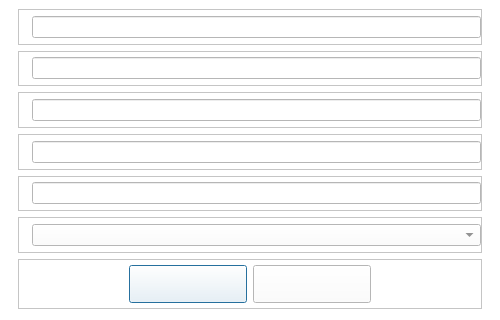
<?xml version="1.0" encoding="UTF-8"?>
<ui version="4.0">
 <class>FormDialog5</class>
 <widget class="QDialog" name="FormDialog5">
  <property name="geometry">
   <rect>
    <x>0</x>
    <y>0</y>
    <width>500</width>
    <height>320</height>
   </rect>
  </property>
  <property name="maximumSize">
   <size>
    <width>1280</width>
    <height>800</height>
   </size>
  </property>
  <property name="windowTitle">
   <string>Dialog</string>
  </property>
  <property name="styleSheet">
   <string notr="true">QLabel
{
	color: rgb(84, 84, 84);
	font: 14pt &quot;Segoe UI&quot;;
}
QPushButton
{
	color: rgb(84, 84, 84);
	font: 14pt &quot;Segoe UI&quot;;
}
QLineEdit
{
	color: rgb(84, 84, 84);
	font: 14pt &quot;Segoe UI&quot;;
}
QComboBox
{
	color: rgb(84, 84, 84);
	font: 14pt &quot;Segoe UI&quot;;
}
QWidget
{
	background-color: rgb(255, 255, 255);
}</string>
  </property>
  <layout class="QGridLayout" name="gridLayout">
   <property name="leftMargin">
    <number>18</number>
   </property>
   <property name="topMargin">
    <number>9</number>
   </property>
   <property name="rightMargin">
    <number>18</number>
   </property>
   <item row="3" column="0">
    <widget class="QFrame" name="frame3">
     <property name="frameShape">
      <enum>QFrame::StyledPanel</enum>
     </property>
     <property name="frameShadow">
      <enum>QFrame::Raised</enum>
     </property>
     <layout class="QHBoxLayout" name="horizontalLayout_5">
      <property name="leftMargin">
       <number>0</number>
      </property>
      <property name="topMargin">
       <number>0</number>
      </property>
      <property name="rightMargin">
       <number>0</number>
      </property>
      <property name="bottomMargin">
       <number>0</number>
      </property>
      <item>
       <widget class="QLabel" name="labelKey3">
        <property name="sizePolicy">
         <sizepolicy hsizetype="Maximum" vsizetype="Preferred">
          <horstretch>0</horstretch>
          <verstretch>0</verstretch>
         </sizepolicy>
        </property>
        <property name="minimumSize">
         <size>
          <width>0</width>
          <height>0</height>
         </size>
        </property>
        <property name="maximumSize">
         <size>
          <width>16777215</width>
          <height>16777215</height>
         </size>
        </property>
       </widget>
      </item>
      <item>
       <widget class="QLineEdit" name="lineEdit3">
        <property name="sizePolicy">
         <sizepolicy hsizetype="Preferred" vsizetype="Fixed">
          <horstretch>0</horstretch>
          <verstretch>0</verstretch>
         </sizepolicy>
        </property>
        <property name="alignment">
         <set>Qt::AlignCenter</set>
        </property>
        <property name="readOnly">
         <bool>true</bool>
        </property>
       </widget>
      </item>
     </layout>
    </widget>
   </item>
   <item row="2" column="0">
    <widget class="QFrame" name="frame2">
     <property name="minimumSize">
      <size>
       <width>100</width>
       <height>0</height>
      </size>
     </property>
     <property name="frameShape">
      <enum>QFrame::StyledPanel</enum>
     </property>
     <property name="frameShadow">
      <enum>QFrame::Raised</enum>
     </property>
     <layout class="QHBoxLayout" name="horizontalLayout_2">
      <property name="leftMargin">
       <number>0</number>
      </property>
      <property name="topMargin">
       <number>0</number>
      </property>
      <property name="rightMargin">
       <number>0</number>
      </property>
      <property name="bottomMargin">
       <number>0</number>
      </property>
      <item>
       <widget class="QLabel" name="labelKey2">
        <property name="sizePolicy">
         <sizepolicy hsizetype="Maximum" vsizetype="Preferred">
          <horstretch>0</horstretch>
          <verstretch>0</verstretch>
         </sizepolicy>
        </property>
        <property name="minimumSize">
         <size>
          <width>0</width>
          <height>0</height>
         </size>
        </property>
        <property name="maximumSize">
         <size>
          <width>16777215</width>
          <height>16777215</height>
         </size>
        </property>
       </widget>
      </item>
      <item>
       <widget class="QLineEdit" name="lineEdit2">
        <property name="sizePolicy">
         <sizepolicy hsizetype="Preferred" vsizetype="Fixed">
          <horstretch>0</horstretch>
          <verstretch>0</verstretch>
         </sizepolicy>
        </property>
        <property name="alignment">
         <set>Qt::AlignCenter</set>
        </property>
        <property name="readOnly">
         <bool>true</bool>
        </property>
       </widget>
      </item>
     </layout>
    </widget>
   </item>
   <item row="1" column="0">
    <widget class="QFrame" name="frame1">
     <property name="frameShape">
      <enum>QFrame::StyledPanel</enum>
     </property>
     <property name="frameShadow">
      <enum>QFrame::Raised</enum>
     </property>
     <layout class="QHBoxLayout" name="horizontalLayout_3">
      <property name="leftMargin">
       <number>0</number>
      </property>
      <property name="topMargin">
       <number>0</number>
      </property>
      <property name="rightMargin">
       <number>0</number>
      </property>
      <property name="bottomMargin">
       <number>0</number>
      </property>
      <item>
       <widget class="QLabel" name="labelKey1">
        <property name="sizePolicy">
         <sizepolicy hsizetype="Maximum" vsizetype="Preferred">
          <horstretch>0</horstretch>
          <verstretch>0</verstretch>
         </sizepolicy>
        </property>
        <property name="minimumSize">
         <size>
          <width>0</width>
          <height>0</height>
         </size>
        </property>
        <property name="maximumSize">
         <size>
          <width>16777215</width>
          <height>16777215</height>
         </size>
        </property>
       </widget>
      </item>
      <item>
       <widget class="QLineEdit" name="lineEdit1">
        <property name="sizePolicy">
         <sizepolicy hsizetype="Preferred" vsizetype="Fixed">
          <horstretch>0</horstretch>
          <verstretch>0</verstretch>
         </sizepolicy>
        </property>
        <property name="alignment">
         <set>Qt::AlignCenter</set>
        </property>
        <property name="readOnly">
         <bool>true</bool>
        </property>
       </widget>
      </item>
     </layout>
    </widget>
   </item>
   <item row="6" column="0">
    <widget class="QFrame" name="frameBtn">
     <property name="minimumSize">
      <size>
       <width>0</width>
       <height>50</height>
      </size>
     </property>
     <property name="maximumSize">
      <size>
       <width>16777215</width>
       <height>50</height>
      </size>
     </property>
     <property name="styleSheet">
      <string notr="true">QPushButton
{
	border-image: url(&quot;:/resource/audiocd-popup-btn110-ok-n.png&quot;);
	width: 110px;
	height: 30px;
	color: rgb(84, 84, 84)
}

QPushButton:hover
{
 	border-image: url(&quot;:/resource/audiocd-popup-btn110-ok-h.png&quot;);
	width: 110px;
	height: 30px;	
	color: rgb(255, 255, 255)
}</string>
     </property>
     <property name="frameShape">
      <enum>QFrame::StyledPanel</enum>
     </property>
     <property name="frameShadow">
      <enum>QFrame::Raised</enum>
     </property>
     <layout class="QHBoxLayout" name="horizontalLayout">
      <property name="spacing">
       <number>6</number>
      </property>
      <property name="leftMargin">
       <number>0</number>
      </property>
      <property name="topMargin">
       <number>0</number>
      </property>
      <property name="rightMargin">
       <number>0</number>
      </property>
      <property name="bottomMargin">
       <number>0</number>
      </property>
      <item>
       <spacer name="horizontalSpacer">
        <property name="orientation">
         <enum>Qt::Horizontal</enum>
        </property>
        <property name="sizeHint" stdset="0">
         <size>
          <width>40</width>
          <height>20</height>
         </size>
        </property>
       </spacer>
      </item>
      <item>
       <widget class="QPushButton" name="btnOK">
        <property name="minimumSize">
         <size>
          <width>0</width>
          <height>0</height>
         </size>
        </property>
        <property name="font">
         <font>
          <family>Segoe UI</family>
          <pointsize>14</pointsize>
          <weight>50</weight>
          <italic>false</italic>
          <bold>false</bold>
         </font>
        </property>
       </widget>
      </item>
      <item>
       <widget class="QPushButton" name="btnCancel">
        <property name="minimumSize">
         <size>
          <width>0</width>
          <height>0</height>
         </size>
        </property>
        <property name="font">
         <font>
          <family>Segoe UI</family>
          <pointsize>14</pointsize>
          <weight>50</weight>
          <italic>false</italic>
          <bold>false</bold>
         </font>
        </property>
       </widget>
      </item>
      <item>
       <spacer name="horizontalSpacer_2">
        <property name="orientation">
         <enum>Qt::Horizontal</enum>
        </property>
        <property name="sizeHint" stdset="0">
         <size>
          <width>40</width>
          <height>20</height>
         </size>
        </property>
       </spacer>
      </item>
     </layout>
    </widget>
   </item>
   <item row="0" column="0">
    <widget class="QFrame" name="frame0">
     <property name="frameShape">
      <enum>QFrame::StyledPanel</enum>
     </property>
     <property name="frameShadow">
      <enum>QFrame::Raised</enum>
     </property>
     <layout class="QHBoxLayout" name="horizontalLayout_4">
      <property name="leftMargin">
       <number>0</number>
      </property>
      <property name="topMargin">
       <number>0</number>
      </property>
      <property name="rightMargin">
       <number>0</number>
      </property>
      <property name="bottomMargin">
       <number>0</number>
      </property>
      <item>
       <widget class="QLabel" name="labelKey0">
        <property name="sizePolicy">
         <sizepolicy hsizetype="Maximum" vsizetype="Preferred">
          <horstretch>0</horstretch>
          <verstretch>0</verstretch>
         </sizepolicy>
        </property>
        <property name="minimumSize">
         <size>
          <width>0</width>
          <height>0</height>
         </size>
        </property>
        <property name="maximumSize">
         <size>
          <width>16777215</width>
          <height>16777215</height>
         </size>
        </property>
       </widget>
      </item>
      <item>
       <widget class="QLineEdit" name="lineEdit0">
        <property name="sizePolicy">
         <sizepolicy hsizetype="Preferred" vsizetype="Fixed">
          <horstretch>0</horstretch>
          <verstretch>0</verstretch>
         </sizepolicy>
        </property>
        <property name="alignment">
         <set>Qt::AlignCenter</set>
        </property>
        <property name="readOnly">
         <bool>true</bool>
        </property>
       </widget>
      </item>
     </layout>
    </widget>
   </item>
   <item row="4" column="0">
    <widget class="QFrame" name="frame4">
     <property name="frameShape">
      <enum>QFrame::StyledPanel</enum>
     </property>
     <property name="frameShadow">
      <enum>QFrame::Raised</enum>
     </property>
     <layout class="QHBoxLayout" name="horizontalLayout_6">
      <property name="leftMargin">
       <number>0</number>
      </property>
      <property name="topMargin">
       <number>0</number>
      </property>
      <property name="rightMargin">
       <number>0</number>
      </property>
      <property name="bottomMargin">
       <number>0</number>
      </property>
      <item>
       <widget class="QLabel" name="labelKey4">
        <property name="sizePolicy">
         <sizepolicy hsizetype="Maximum" vsizetype="Preferred">
          <horstretch>0</horstretch>
          <verstretch>0</verstretch>
         </sizepolicy>
        </property>
        <property name="minimumSize">
         <size>
          <width>0</width>
          <height>0</height>
         </size>
        </property>
        <property name="maximumSize">
         <size>
          <width>16777215</width>
          <height>16777215</height>
         </size>
        </property>
       </widget>
      </item>
      <item>
       <widget class="QLineEdit" name="lineEdit4">
        <property name="sizePolicy">
         <sizepolicy hsizetype="Preferred" vsizetype="Fixed">
          <horstretch>0</horstretch>
          <verstretch>0</verstretch>
         </sizepolicy>
        </property>
        <property name="alignment">
         <set>Qt::AlignCenter</set>
        </property>
        <property name="readOnly">
         <bool>true</bool>
        </property>
       </widget>
      </item>
     </layout>
    </widget>
   </item>
   <item row="5" column="0">
    <widget class="QFrame" name="frameList">
     <property name="frameShape">
      <enum>QFrame::StyledPanel</enum>
     </property>
     <property name="frameShadow">
      <enum>QFrame::Raised</enum>
     </property>
     <layout class="QHBoxLayout" name="horizontalLayout_7">
      <property name="leftMargin">
       <number>0</number>
      </property>
      <property name="topMargin">
       <number>0</number>
      </property>
      <property name="rightMargin">
       <number>0</number>
      </property>
      <property name="bottomMargin">
       <number>0</number>
      </property>
      <item>
       <widget class="QLabel" name="labelList">
        <property name="sizePolicy">
         <sizepolicy hsizetype="Maximum" vsizetype="Preferred">
          <horstretch>0</horstretch>
          <verstretch>0</verstretch>
         </sizepolicy>
        </property>
        <property name="maximumSize">
         <size>
          <width>16777215</width>
          <height>16777215</height>
         </size>
        </property>
       </widget>
      </item>
      <item>
       <widget class="QComboBox" name="cbList">
        <property name="sizePolicy">
         <sizepolicy hsizetype="Preferred" vsizetype="Fixed">
          <horstretch>0</horstretch>
          <verstretch>0</verstretch>
         </sizepolicy>
        </property>
       </widget>
      </item>
     </layout>
    </widget>
   </item>
  </layout>
 </widget>
 <resources/>
 <connections/>
</ui>
